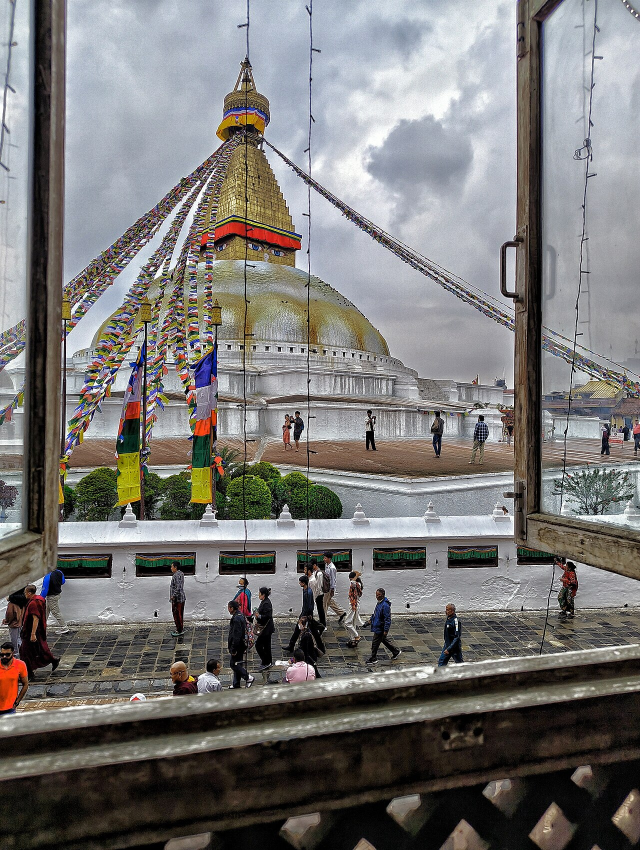
#> input picture frontend/saalik-mobile/assets/images/sample_frames/boudhanath.jpg, 1280 x 1700 px (shown at 1/2 size)
$ python -i image_validator.py   (imports and definitions only)   (older library calls are emulated)
#> lines starting #> are read from the running program, lines starting #| are printed output that depends on the picture
"""OpenCV + Pillow field-photo quality scoring for Saalik captures.

Scores Laplacian variance (blur), histogram clipping (over/underexposure),
resolution, and EXIF GPS completeness, then applies pass/fail thresholds.
"""

from __future__ import annotations

import io
from dataclasses import asdict, dataclass, field
from pathlib import Path
from typing import Any, Dict, Mapping, Optional, Tuple, Union

import cv2
import numpy as np
from PIL import Image, ExifTags

PathLike = Union[str, Path]
ImageInput = Union[PathLike, bytes, np.ndarray, Image.Image]


@dataclass(frozen=True)
class QualityThresholds:
    """Pass/fail cutoffs for field photo acceptance."""

    min_laplacian_variance: float = 80.0
    max_overexposure_ratio: float = 0.08
    max_underexposure_ratio: float = 0.12
    min_width: int = 640
    min_height: int = 480
    require_gps: bool = False
    min_overall_score: float = 0.55


@dataclass
class ImageQualityReport:
    """Structured quality scores and pass/fail decision."""

    passed: bool
    overall_score: float
    blur_score: float
    laplacian_variance: float
    overexposure_ratio: float
    underexposure_ratio: float
    exposure_score: float
    width: int
    height: int
    resolution_score: float
    has_gps: bool
    gps_completeness: float
    gps_score: float
    failures: Tuple[str, ...] = field(default_factory=tuple)
    metadata: Dict[str, Any] = field(default_factory=dict)

    def to_dict(self) -> Dict[str, Any]:
        payload = asdict(self)
        payload["failures"] = list(self.failures)
        return payload


def _load_bgr_and_pil(
    image: ImageInput,
) -> Tuple[np.ndarray, Image.Image, Optional[bytes]]:
    """Normalize heterogeneous image inputs into OpenCV BGR + Pillow RGB."""
    raw_bytes: Optional[bytes] = None

    if isinstance(image, (str, Path)):
        path = Path(image)
        raw_bytes = path.read_bytes()
        arr = np.frombuffer(raw_bytes, dtype=np.uint8)
        bgr = cv2.imdecode(arr, cv2.IMREAD_COLOR)
        if bgr is None:
            raise ValueError(f"Unable to decode image at {path}")
        pil = Image.open(io.BytesIO(raw_bytes)).convert("RGB")
        return bgr, pil, raw_bytes

    if isinstance(image, bytes):
        raw_bytes = image
        arr = np.frombuffer(raw_bytes, dtype=np.uint8)
        bgr = cv2.imdecode(arr, cv2.IMREAD_COLOR)
        if bgr is None:
            raise ValueError("Unable to decode image bytes")
        pil = Image.open(io.BytesIO(raw_bytes)).convert("RGB")
        return bgr, pil, raw_bytes

    if isinstance(image, Image.Image):
        pil = image.convert("RGB")
        rgb = np.asarray(pil)
        bgr = cv2.cvtColor(rgb, cv2.COLOR_RGB2BGR)
        return bgr, pil, None

    if isinstance(image, np.ndarray):
        if image.ndim == 2:
            bgr = cv2.cvtColor(image, cv2.COLOR_GRAY2BGR)
            pil = Image.fromarray(image).convert("RGB")
            return bgr, pil, None
        if image.ndim == 3 and image.shape[2] == 3:
            # Assume BGR from OpenCV callers; also accept RGB via metadata flag elsewhere.
            bgr = image.copy()
            rgb = cv2.cvtColor(bgr, cv2.COLOR_BGR2RGB)
            pil = Image.fromarray(rgb)
            return bgr, pil, None
        raise ValueError(f"Unsupported ndarray shape: {image.shape}")

    raise TypeError(f"Unsupported image input type: {type(image)!r}")


def _laplacian_variance(bgr: np.ndarray) -> float:
    gray = cv2.cvtColor(bgr, cv2.COLOR_BGR2GRAY)
    return float(cv2.Laplacian(gray, cv2.CV_64F).var())


def _histogram_clipping_ratios(
    bgr: np.ndarray,
    low_bin: int = 8,
    high_bin: int = 247,
) -> Tuple[float, float]:
    gray = cv2.cvtColor(bgr, cv2.COLOR_BGR2GRAY)
    hist = cv2.calcHist([gray], [0], None, [256], [0, 256]).flatten()
    total = float(hist.sum()) or 1.0
    underexposure = float(hist[:low_bin].sum() / total)
    overexposure = float(hist[high_bin:].sum() / total)
    return overexposure, underexposure


def _extract_gps(pil: Image.Image) -> Tuple[bool, float, Dict[str, Any]]:
    """Return (has_gps, completeness 0-1, raw gps payload)."""
    try:
        exif = pil.getexif()
    except Exception:  # noqa: BLE001 - Pillow can raise various EXIF errors
        return False, 0.0, {}

    if not exif:
        return False, 0.0, {}

    tag_map = {ExifTags.TAGS.get(k, k): v for k, v in exif.items()}
    gps_ifd = tag_map.get("GPSInfo")
    if not gps_ifd:
        # Pillow 10+: GPS may live in get_ifd
        try:
            gps_ifd = exif.get_ifd(0x8825)
        except Exception:  # noqa: BLE001
            gps_ifd = None

    if not gps_ifd:
        return False, 0.0, {}

    gps_named: Dict[str, Any] = {}
    for key, value in dict(gps_ifd).items():
        name = ExifTags.GPSTAGS.get(key, str(key))
        gps_named[name] = value

    required = ("GPSLatitude", "GPSLongitude", "GPSLatitudeRef", "GPSLongitudeRef")
    present = sum(1 for key in required if key in gps_named and gps_named[key])
    completeness = present / float(len(required))
    has_gps = completeness >= 1.0
    return has_gps, completeness, gps_named


def _score_blur(laplacian_variance: float, threshold: float) -> float:
    # Soft saturate around 3x the minimum threshold.
    return float(np.clip(laplacian_variance / max(threshold * 3.0, 1e-6), 0.0, 1.0))


def _score_exposure(over_ratio: float, under_ratio: float, thresholds: QualityThresholds) -> float:
    over_penalty = over_ratio / max(thresholds.max_overexposure_ratio, 1e-6)
    under_penalty = under_ratio / max(thresholds.max_underexposure_ratio, 1e-6)
    return float(np.clip(1.0 - 0.5 * (over_penalty + under_penalty), 0.0, 1.0))


def _score_resolution(width: int, height: int, thresholds: QualityThresholds) -> float:
    w_ratio = width / float(thresholds.min_width)
    h_ratio = height / float(thresholds.min_height)
    return float(np.clip(min(w_ratio, h_ratio), 0.0, 1.0))


class ImageValidator:
    """Score and gate field photographs for heritage capture quality."""

    def __init__(self, thresholds: Optional[QualityThresholds] = None) -> None:
        self.thresholds = thresholds or QualityThresholds()

    def validate(self, image: ImageInput) -> ImageQualityReport:
        bgr, pil, _raw = _load_bgr_and_pil(image)
        height, width = bgr.shape[:2]

        lap_var = _laplacian_variance(bgr)
        over_ratio, under_ratio = _histogram_clipping_ratios(bgr)
        has_gps, gps_completeness, gps_payload = _extract_gps(pil)

        blur_score = _score_blur(lap_var, self.thresholds.min_laplacian_variance)
        exposure_score = _score_exposure(over_ratio, under_ratio, self.thresholds)
        resolution_score = _score_resolution(width, height, self.thresholds)
        gps_score = gps_completeness if self.thresholds.require_gps else max(gps_completeness, 0.5)

        # Weighted blend emphasizing sharpness and exposure for field UX.
        overall = float(
            0.40 * blur_score
            + 0.30 * exposure_score
            + 0.20 * resolution_score
            + 0.10 * gps_score
        )

        failures = []
        if lap_var < self.thresholds.min_laplacian_variance:
            failures.append("blur_too_high")
        if over_ratio > self.thresholds.max_overexposure_ratio:
            failures.append("overexposed")
        if under_ratio > self.thresholds.max_underexposure_ratio:
            failures.append("underexposed")
        if width < self.thresholds.min_width or height < self.thresholds.min_height:
            failures.append("resolution_too_low")
        if self.thresholds.require_gps and not has_gps:
            failures.append("missing_gps")
        if overall < self.thresholds.min_overall_score:
            failures.append("overall_score_below_threshold")

        passed = len(failures) == 0

        return ImageQualityReport(
            passed=passed,
            overall_score=overall,
            blur_score=blur_score,
            laplacian_variance=lap_var,
            overexposure_ratio=over_ratio,
            underexposure_ratio=under_ratio,
            exposure_score=exposure_score,
            width=width,
            height=height,
            resolution_score=resolution_score,
            has_gps=has_gps,
            gps_completeness=gps_completeness,
            gps_score=gps_score,
            failures=tuple(failures),
            metadata={"gps": gps_payload},
        )


def validate_image(
    image: ImageInput,
    thresholds: Optional[QualityThresholds] = None,
) -> ImageQualityReport:
    """Convenience wrapper around :class:`ImageValidator`."""
    return ImageValidator(thresholds=thresholds).validate(image)


def thresholds_from_mapping(data: Mapping[str, Any]) -> QualityThresholds:
    """Build thresholds from a plain mapping (e.g. JSON config)."""
    known = {f.name for f in QualityThresholds.__dataclass_fields__.values()}  # type: ignore[attr-defined]
    filtered = {k: v for k, v in data.items() if k in known}
    return QualityThresholds(**filtered)

>>> import cv2
>>> picture = cv2.cvtColor(cv2.imread('../../frontend/saalik-mobile/assets/images/sample_frames/boudhanath.jpg'), cv2.COLOR_BGR2RGB)
>>> result = ImageValidator().validate(picture)
#> in _load_bgr_and_pil, rgb is the input picture: shape (1700, 1280, 3); mean B, G, R 117.1, 118.7, 120.6
#> in _laplacian_variance, `gray = cv2.cvtColor(bgr, cv2.COLOR_BGR2GRAY)`:
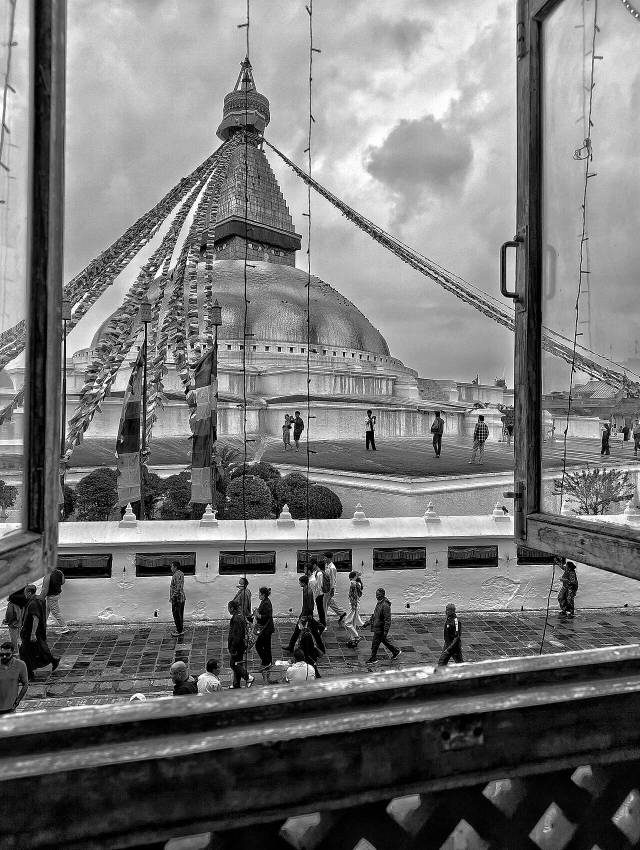
#> gray: shape (1700, 1280) (shown at 1/2 size); min 0, max 255, mean 118.5
#> in validate, `lap_var = _laplacian_variance(bgr)`: lap_var = 8729.4
#> in _histogram_clipping_ratios, `hist = cv2.calcHist([gray], [0], None, [256], [0, 256]).flatten()`: hist = 256 values, max 35907 at index 1, min 2162 at index 244, mean 8500
#> in _histogram_clipping_ratios, `total = float(hist.sum()) or 1.0`: total = 2176000
#> in _histogram_clipping_ratios, `underexposure = float(hist[:low_bin].sum() / total)`: underexposure = 0.0799
#> in _histogram_clipping_ratios, `overexposure = float(hist[high_bin:].sum() / total)`: overexposure = 0.0175
#> in validate, `over_ratio, under_ratio = _histogram_clipping_ratios(bgr)`: under_ratio = 0.0799
#> in validate, `has_gps, gps_completeness, gps_payload = _extract_gps(pil)`: has_gps = False; gps_completeness = 0; gps_payload = 0 items
#> in validate, `blur_score = _score_blur(lap_var, self.thresholds.min_laplacian_varian..`: blur_score = 1
#> in _score_exposure, `over_penalty = over_ratio / max(thresholds.max_overexposure_ratio, 1e-6)`: over_penalty = 0.219
#> in _score_exposure, `under_penalty = under_ratio / max(thresholds.max_underexposure_ratio, ..`: under_penalty = 0.665
#> in validate, `exposure_score = _score_exposure(over_ratio, under_ratio, self.thresho..`: exposure_score = 0.558
#> in validate, `gps_score = gps_completeness if self.thresholds.require_gps else max(g..`: gps_score = 0.5
#> in validate, `overall = float( 0.40 * blur_score + 0.30 * exposure_score + 0.20 * re..`: overall = 0.817

$ run again, on frontend/saalik-mobile/assets/images/sample_frames/krishna_mandir.jpg
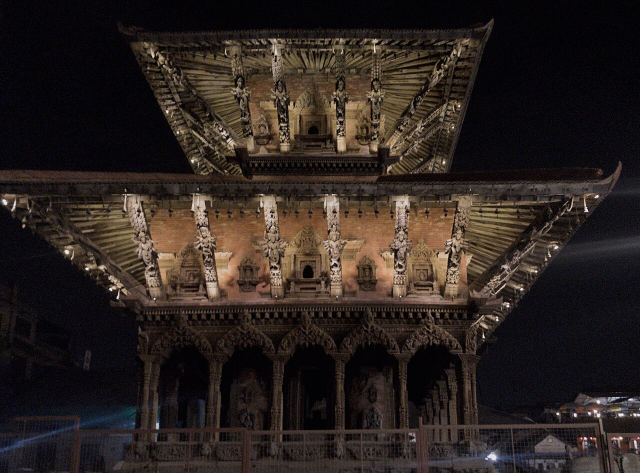
#> input picture frontend/saalik-mobile/assets/images/sample_frames/krishna_mandir.jpg, 1280 x 946 px (shown at 1/2 size)
#> in _load_bgr_and_pil, rgb is the input picture: shape (946, 1280, 3); mean B, G, R 31.9, 35.8, 44.7
#> in _laplacian_variance, `gray = cv2.cvtColor(bgr, cv2.COLOR_BGR2GRAY)`:
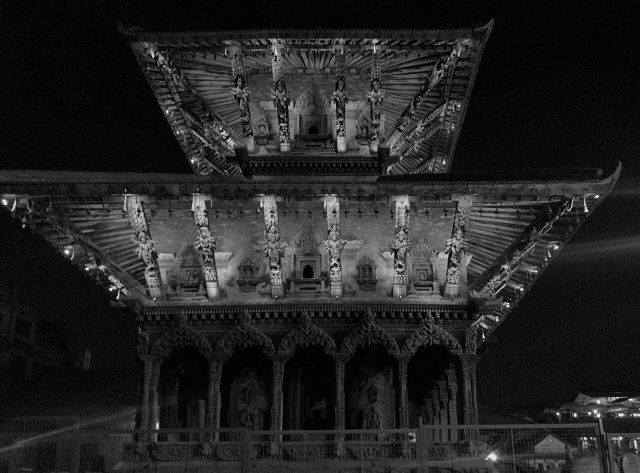
#> gray: shape (946, 1280) (shown at 1/2 size); min 0, max 254, mean 35.7
#> lap_var = 755.9
#> hist = 256 values, max 47725 at index 4, min 0 at index 255, mean 4730
#> total = 1210880
#> underexposure = 0.238
#> overexposure = 8.75e-05
#> under_ratio = 0.238
#> has_gps = False; gps_completeness = 0; gps_payload = 0 items
#> blur_score = 1
#> over_penalty = 0.00109
#> under_penalty = 1.98
#> exposure_score = 0.00967
#> gps_score = 0.5
#> overall = 0.653

$ run again, on frontend/saalik-mobile/assets/images/sample_frames/kumari_ghar.jpg
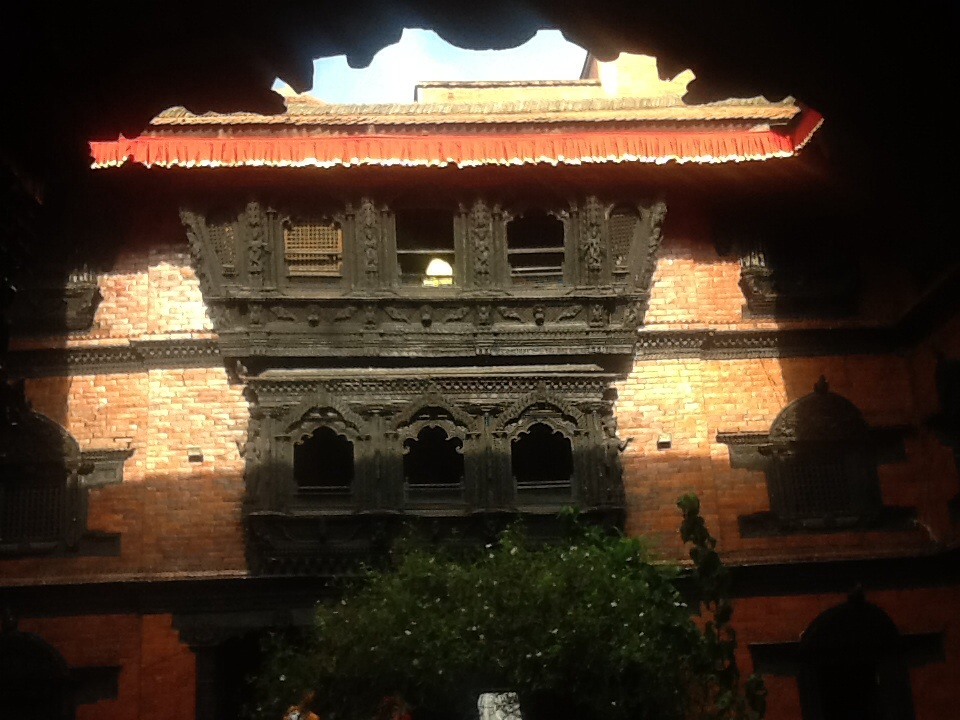
#> input picture frontend/saalik-mobile/assets/images/sample_frames/kumari_ghar.jpg, 960 x 720 px
#> in _load_bgr_and_pil, rgb is the input picture: shape (720, 960, 3); mean B, G, R 39.1, 54.7, 70.2
#> in _laplacian_variance, `gray = cv2.cvtColor(bgr, cv2.COLOR_BGR2GRAY)`:
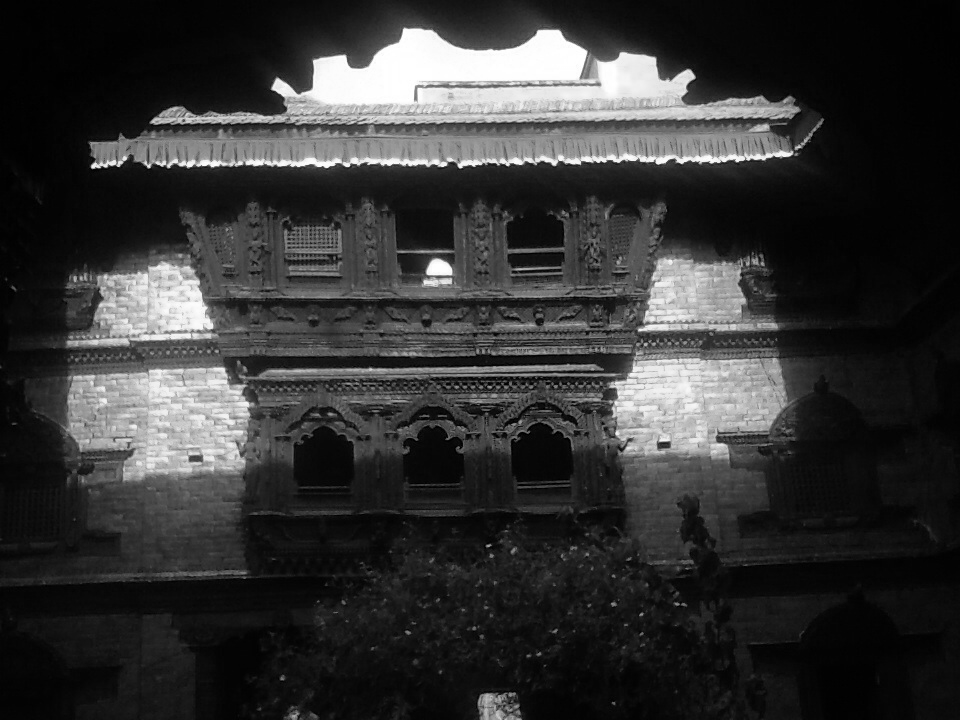
#> gray: shape (720, 960); min 0, max 255, mean 51.8
#> lap_var = 518.9
#> hist = 256 values, max 29659 at index 3, min 227 at index 0, mean 2700
#> total = 691200
#> underexposure = 0.209
#> overexposure = 0.0181
#> under_ratio = 0.209
#> has_gps = False; gps_completeness = 0; gps_payload = 0 items
#> blur_score = 1
#> over_penalty = 0.226
#> under_penalty = 1.74
#> exposure_score = 0.0174
#> gps_score = 0.5
#> overall = 0.655

$ run again, on frontend/saalik-mobile/assets/images/sample_frames/nyatapola.jpg
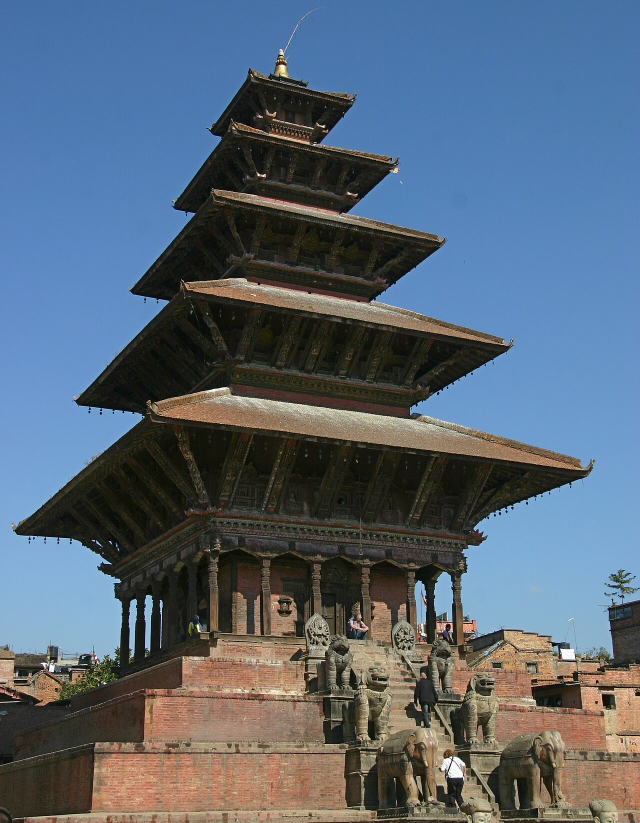
#> input picture frontend/saalik-mobile/assets/images/sample_frames/nyatapola.jpg, 1280 x 1645 px (shown at 1/2 size)
#> in _load_bgr_and_pil, rgb is the input picture: shape (1645, 1280, 3); mean B, G, R 117.4, 102, 87.6
#> in _laplacian_variance, `gray = cv2.cvtColor(bgr, cv2.COLOR_BGR2GRAY)`:
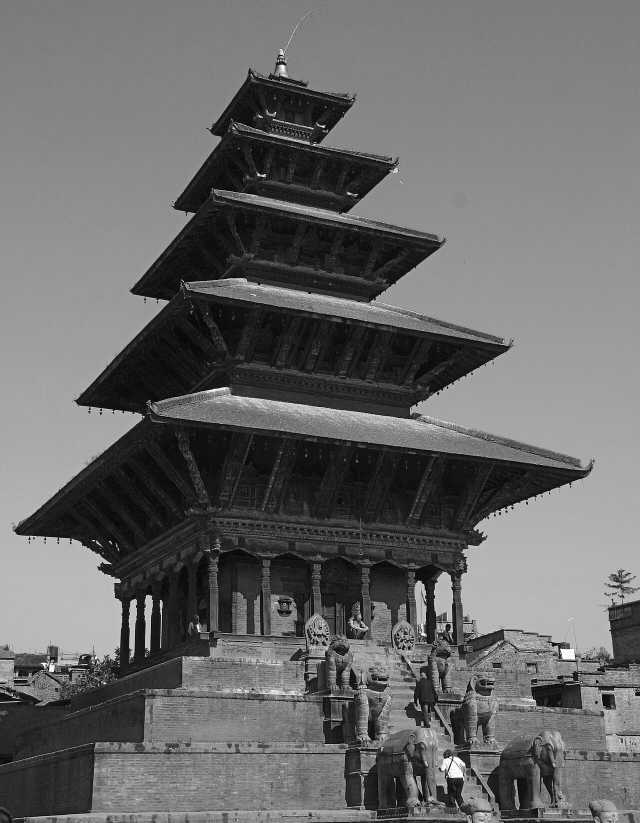
#> gray: shape (1645, 1280) (shown at 1/2 size); min 0, max 255, mean 104.9
#> lap_var = 1341.7
#> hist = 256 values, max 36593 at index 131, min 103 at index 238, mean 8225
#> total = 2105600
#> underexposure = 0.00456
#> overexposure = 0.000917
#> under_ratio = 0.00456
#> has_gps = False; gps_completeness = 0; gps_payload = 0 items
#> blur_score = 1
#> over_penalty = 0.0115
#> under_penalty = 0.038
#> exposure_score = 0.975
#> gps_score = 0.5
#> overall = 0.943
